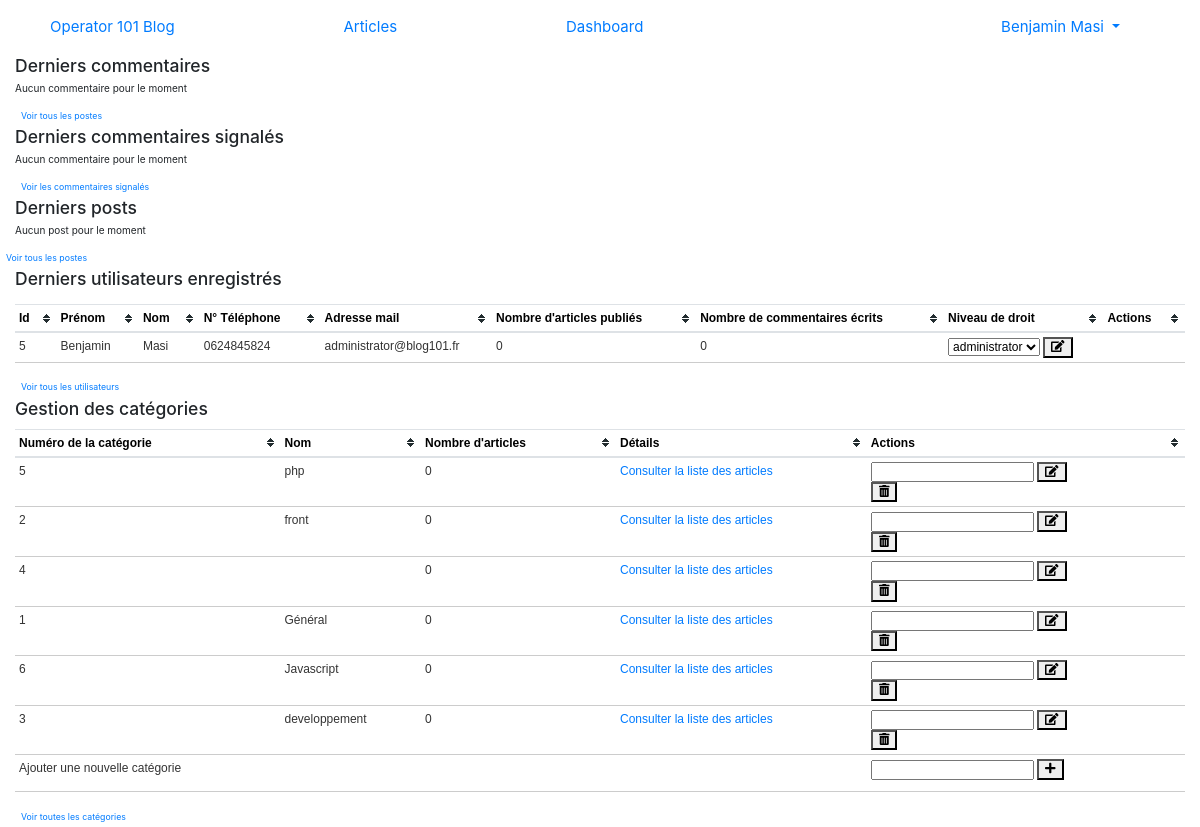
Screenshot of /index.php/dashboard (signed in) with the database file from the repository.
### tables this page shows
CREATE TABLE `user` (
  `id` int(11) NOT NULL,
  `lastName` varchar(50) DEFAULT NULL,
  `firstName` varchar(50) DEFAULT NULL,
  `mail` varchar(50) NOT NULL,
  `password` varchar(255) DEFAULT NULL,
  `avatarUrl` varchar(100) DEFAULT NULL,
  `phone` varchar(10) DEFAULT NULL,
  `inscriptionDate` datetime NOT NULL DEFAULT CURRENT_TIMESTAMP,
  `rights` enum('banned','user','redactor','moderator','administrator') NOT NULL DEFAULT 'user'
);

CREATE TABLE `categories` (
  `id` int(11) NOT NULL,
  `categoryName` varchar(50) NOT NULL
);

### library/MicroKernel.class.php (called while the page is built, shortened)
<?php
class MicroKernel
{
    public function run(FrontController $frontController)
    {
        try
        {
            $frontController->run();
            $frontController->renderView();
        }
        catch(Exception $exception)
        {
            ob_clean();
            $frontController->renderErrorView
            (
                implode('<br>',
                [
                    $exception->getMessage(),
                    "<strong>Fichier</strong> : ".$exception->getFile(),
                    "<strong>Ligne</strong> : ".$exception->getLine()
                ])
            );
        }
    }
}

### index.php (called while the page is built, shortened)
<?php
require_once 'library/Configuration.class.php';
require_once 'library/Database.class.php';
require_once 'library/MicroKernel.class.php';
$microKernel = new MicroKernel();
$microKernel->bootstrap()->run(new FrontController());

### library/Database.class.php (called while the page is built, shortened)
<?php
class Database
{
	private $pdo;
	public function __construct()
	{
		$configuration = new Configuration();
		$this->pdo = new PDO
		(
			$configuration->get('database', 'dsn'),
			$configuration->get('database', 'user'),
			$configuration->get('database', 'password')
		);
		$this->pdo->exec('SET NAMES UTF8');
	}
    public function query($sql, array $criteria = array())
    {
        $query = $this->pdo->prepare($sql);
        $query->execute($criteria);
        return $query->fetchAll(PDO::FETCH_ASSOC);
    }
}

### library/Configuration.class.php (called while the page is built, shortened)
<?php
class Configuration
{
	private static $registry;
	public function __construct()
	{
		if(Configuration::$registry === null)
		{
			Configuration::$registry = array();
		}
	}
	public function get($filename, $key, $defaultValue = null)
	{
		if(array_key_exists($filename, Configuration::$registry) === true)
		{
			if(array_key_exists($key, Configuration::$registry[$filename]) === true)
			{
				return Configuration::$registry[$filename][$key];
			}
		}
		return $defaultValue;
	}
	public function load($filename)
	{
		Configuration::$registry[$filename] = $config;
	}
}

### application/models/UserModel.class.php (called while the page is built, shortened)
<?php
class UserModel extends AbstractModel
{
  public function getLastUser()
  {
    $result = $this->database->query(self::SQL_GET_LAST_USERS);
    return($result);
  }
}
 ?>

### application/controllers/dashboard/DashboardController.class.php (called while the page is built, shortened)
<?php
class DashboardController
{
  public function httpGetMethod(Http $http, array $queryFields)
  {
    $render = (new UserSession)->getAll();
    $render['target'] = 'dashboard';
    if(!empty($render['user']))
    {
      if ($render['user']['rights'] != 'administrator')
      {
        $flashbag = (new FlashBag)->add("Accès non autorisé");
        $http->redirectTo('');
      }
      else
      {
        $render['flashbag'] = new FlashBag;
        $render['comments'] = (new CommentModel(new Database))->getLastComments();
        $render['reportedComments'] = (new CommentModel(new Database))->getLastReportedComments();
        $render['posts'] = (new PostsModel(new Database))->getLastPost();
        $render['categories'] = (new CategoryModel(new Database))->getLastCategoriesDetails();
        $render['userList'] = (new UserModel(new Database))->getLastUser();
      }
    }
    else
    {
      $flashbag = (new FlashBag)->add("Vous devez être connecté en tant qu'administrateur pour accéder à cette page.");
      $http->redirectTo('');
    }
    return($render);
  }
}
?>

### application/models/AbstractModel.class.php (called while the page is built)
<?php
abstract class AbstractModel
{
  public function __construct(Database $db)
  {
    $this->database=$db;
  }
}

### application/models/CategoryModel.class.php (called while the page is built, shortened)
<?php
  class CategoryModel extends AbstractModel
  {
    public function getLastCategoriesDetails()
    {
      $result=$this->database->query(self::GET_LAST_CATEGORY_DETAILS);
      return($result);
    }
  }
?>

### application/www/partiels/dashboard/dashboardCategoriesItem.phtml (the view, shortened to what this page needs)
<tr>
  <td><?= $value['id'] ?></td>
  <td><?= $value['categoryName'] ?></td>
  <td><?= $value['postNumber'] ?></td>
  <td><a href="<?= $requestUrl ?>/dashboard/list?categoryId=<?= $value['id']?>">Consulter la liste des articles</a></td>
  <td>
    <form action="<?=$requestUrl ?>/dashboard" method="POST">
      <input type="text" name="categoryName"></input>
      <button type="submit"><i class="fas fa-edit"></i></button>
    </form>
    <?php
      if ($value['postNumber'] == 0)
      {
          echo("<form action='<?= $requestUrl ?>/dashboard' method='POST'>
                <input type='hidden' name='id' value='".$value['id']."'>
                <input type='hidden' name='mode' value='delete' / >
                <input type='hidden' name='target' value='".$target."'>
                <button type='submit'><i class='fas fa-trash-alt'></i></button>
              </form>");
      }
    ?>
  </td>
</tr>

### application/www/partiels/nav/navConnected.phtml (shortened to what this page needs)
<li class="nav-item navbar-brand dropdown">
  <a class="nav-link navbar-brand dropdown-toggle" href="#" id="navbarDropdownMenuLink" data-toggle="dropdown" aria-haspopup="true" aria-expanded="false">
    <?= $user['firstName']." ".$user['lastName']; ?>
  </a>
</li>

### application/www/dashboard/DashboardView.phtml (shortened to what this page needs)
<section class="content">
  <div class="col col-sm12">
    <div class="box-header with-border">
      <h3 class="box-title">Derniers commentaires</h3>
    </div>
    <div class="box-body">
      <div class="table-responsive">
        <?php
        if (!empty($comments))
        {
          include(__DIR__."/../partiels/dashboard/dashboardCommentsThead.phtml");
          foreach($comments as $key=>$value)
          {
            include(__DIR__."/../partiels/dashboard/dashboardCommentsItem.phtml");
          }
          foreach($comments as $key=>$value)
          {
            include(__DIR__."/../partiels/dashboard/dashboardCommentsDetail.phtml");
          }
          echo('</tbody></table>');
        }
        else
        {
          echo("<p>Aucun commentaire pour le moment</p>");
        }
        ?>
      </div>
    </div>
    <div class="box-footer clearfix">
      <a href="<?= $requestUrl ?>/dashboard/list?list=comments" class="btn btn-sm btn-default btn-flat pull-right">Voir tous les postes</a>
    </div>
  </div>
</section>
<section class="content">
  <div class="col col-sm12">
    <div class="box-header with-border">
      <h3 class="box-title">Derniers commentaires signalés</h3>
    </div>
      <div class="box-body">
        <div class="table-responsive">
          <?php
          if (!empty($reportedComments))
          {
            include(__DIR__."/../partiels/dashboard/dashboardCommentsThead.phtml");
            foreach($reportedComments as $key=>$value)
            {
              include(__DIR__."/../partiels/dashboard/dashboardCommentsItem.phtml");
            }
            foreach($reportedComments as $key=>$value)
            {
              include(__DIR__."/../partiels/dashboard/dashboardReportedComments.phtml");
            }
            echo('</tbody></table>');
          }
          else
          {
            echo("<p>Aucun commentaire pour le moment</p>");
          }
          ?>
        </div>
      </div>
      <div class="box-footer clearfix">
        <a href="<?= $requestUrl ?>/dashboard/list?list=reportedComments" class="btn btn-sm btn-default btn-flat pull-right">Voir les commentaires signalés</a>
      </div>
  </div>
</section>
<section class="content">
  <div class="col col-sm12">
    <div class="box-header with-border">
      <h3 class="box-title">Derniers posts</h3>
    </div>
    <div class="box-body">
      <div class="table-responsive">
        <?php
        if (!empty($posts))
        {
          include(__DIR__."/../partiels/dashboard/dashboardPostsThead.phtml");
          foreach($posts as $key=>$value)
          {
            include(__DIR__."/../partiels/dashboard/dashboardPostsItem.phtml");
          }
          echo('</tbody></table>');
        }
        else
        {
          echo("<p>Aucun post pour le moment</p>");
        }
        ?>
      </div>
    </div>
  </div>
    <div class="box-footer clearfix">
      <a href="<?= $requestUrl ?>/dashboard/list?list=posts" class="btn btn-sm btn-default btn-flat pull-right">Voir tous les postes</a>
    </div>
</section>
<div class="col col-sm12">
  <div class="box-header with-border">
    <h3 class="box-title">Derniers utilisateurs enregistrés</h3>
  </div>
    <div class="box-body">
      <div class="table-responsive">
        <?php
        if (!empty($userList))
        {
          include(__DIR__."/../partiels/dashboard/dashboardUserThead.phtml");
          foreach($userList as $key=>$value)
          {
            include(__DIR__."/../partiels/dashboard/dashboardUserItem.phtml");
          }
          echo('</tbody></table>');
        }
        else
        {
          echo("<p>Aucun commentaire pour le moment</p>");
        }
        ?>
      </div>
    </div>
    <div class="box-footer clearfix">
      <a href="<?= $requestUrl ?>/dashboard/list?list=user" class="btn btn-sm btn-default btn-flat pull-right">Voir tous les utilisateurs</a>
    </div>
</div>
<section class="content">
  <div class="col col-sm12">
    <div class="box-header with-border">
      <h3 class="box-title">Gestion des catégories</h3>
    </div>
  <div class="box-body">
    <div class="table-reponsive">
      <?php
      if (!empty($categories))
      {
        include(__DIR__."/../partiels/dashboard/dashboardCategoriesThead.phtml");
        foreach($categories as $key=>$value)
        {
          include(__DIR__."/../partiels/dashboard/dashboardCategoriesItem.phtml");
        }
          include(__DIR__."/../partiels/dashboard/dashboardAddCategory.phtml");
        echo('</tbody></table>');
      }
      ?>
    </div>
  </div>
  <div class="box-footer clearfix">
    <a href="<?= $requestUrl ?>/dashboard/list?list=categories" class="btn btn-sm btn-default btn-flat pull-right">Voir toutes les catégories</a>
  </div>
</section>

### application/www/partiels/dashboard/dashboardUserItem.phtml (shortened to what this page needs)
<tr>
  <td> <?= $value['id'] ?> </td>
  <td> <?= $value['firstName'] ?> </td>
  <td> <?= $value['lastName'] ?> </td>
  <td> <?= $value['phone'] ?> </td>
  <td> <?= $value['mail'] ?> </td>
  <td> <?= $value['postNumber'] ?> </td>
  <td> <?= $value['commentNumber'] ?> </td>
  <td>
    <form action="<?= $requestUrl ?>/dashboard" method="POST">
    <select name="rights">
      <option <?php if ($value['rights']=='administrator'){echo('selected');} ?>>
        administrator
      </option>
    </select>
    <button type="submit"><i class="fas fa-edit"></i></button>
  </form>
  </td>
  <td></td>
</tr>

### application/www/js/tablesorter/css/theme.default.css (style rules this page uses)
.tablesorter-default td { background-color: #fff; border-bottom: #ccc 1px solid; padding: 4px; vertical-align: top; }

### application/www/css/style.css (style rules this page uses)
html { font-size:62.5%; }
.navbar-header a { font-size:1.5rem; }

### rows the page displays
user: firstName "Benjamin", lastName "Masi", id "5", phone "0624845824", mail "administrator@blog101.fr", postNumber "0", commentNumber "0", rights "administrator"
categories: id "5", categoryName "php", postNumber "0"
categories: id "2", categoryName "front", postNumber "0"
categories: id "4", postNumber "0"
categories: id "1", categoryName "Général", postNumber "0"
categories: id "6", categoryName "Javascript", postNumber "0"
categories: id "3", categoryName "developpement", postNumber "0"
